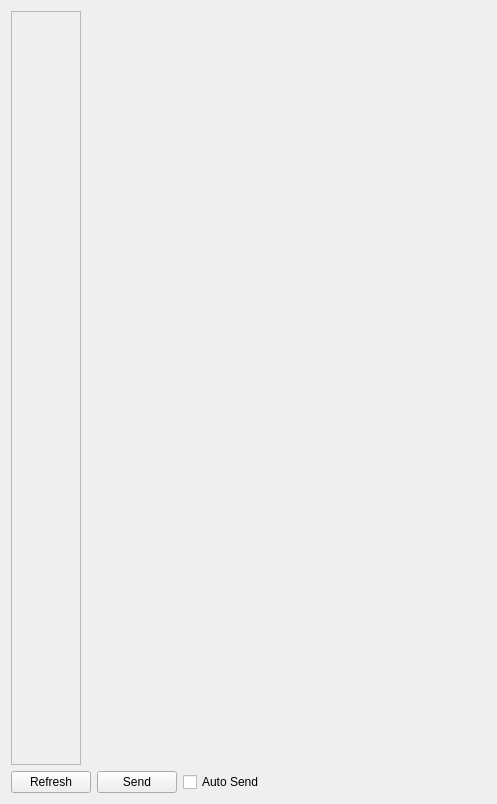
<?xml version="1.0" encoding="UTF-8"?>
<ui version="4.0">
 <class>PositionControllerConfig</class>
 <widget class="QWidget" name="PositionControllerConfig">
  <property name="geometry">
   <rect>
    <x>0</x>
    <y>0</y>
    <width>497</width>
    <height>804</height>
   </rect>
  </property>
  <property name="sizePolicy">
   <sizepolicy hsizetype="MinimumExpanding" vsizetype="Expanding">
    <horstretch>0</horstretch>
    <verstretch>0</verstretch>
   </sizepolicy>
  </property>
  <property name="windowTitle">
   <string>Position Controller Configuration</string>
  </property>
  <layout class="QFormLayout" name="formLayout">
   <property name="fieldGrowthPolicy">
    <enum>QFormLayout::AllNonFixedFieldsGrow</enum>
   </property>
   <item row="0" column="0">
    <widget class="QScrollArea" name="pidScrollArea">
     <property name="widgetResizable">
      <bool>true</bool>
     </property>
     <widget class="QWidget" name="scrollAreaWidgetContents">
      <property name="geometry">
       <rect>
        <x>0</x>
        <y>0</y>
        <width>73</width>
        <height>73</height>
       </rect>
      </property>
     </widget>
    </widget>
   </item>
   <item row="1" column="0">
    <layout class="QHBoxLayout" name="horizontalLayout_2">
     <property name="sizeConstraint">
      <enum>QLayout::SetFixedSize</enum>
     </property>
     <item>
      <widget class="QPushButton" name="pushButtonRefresh">
       <property name="text">
        <string>Refresh</string>
       </property>
      </widget>
     </item>
     <item>
      <widget class="QPushButton" name="pushButtonSend">
       <property name="text">
        <string>Send</string>
       </property>
      </widget>
     </item>
     <item>
      <widget class="QCheckBox" name="checkBoxAutoSend">
       <property name="toolTip">
        <string>If checked PID changes are transmitted immediately</string>
       </property>
       <property name="text">
        <string>Auto Send</string>
       </property>
      </widget>
     </item>
    </layout>
   </item>
  </layout>
 </widget>
 <resources/>
 <connections/>
</ui>
